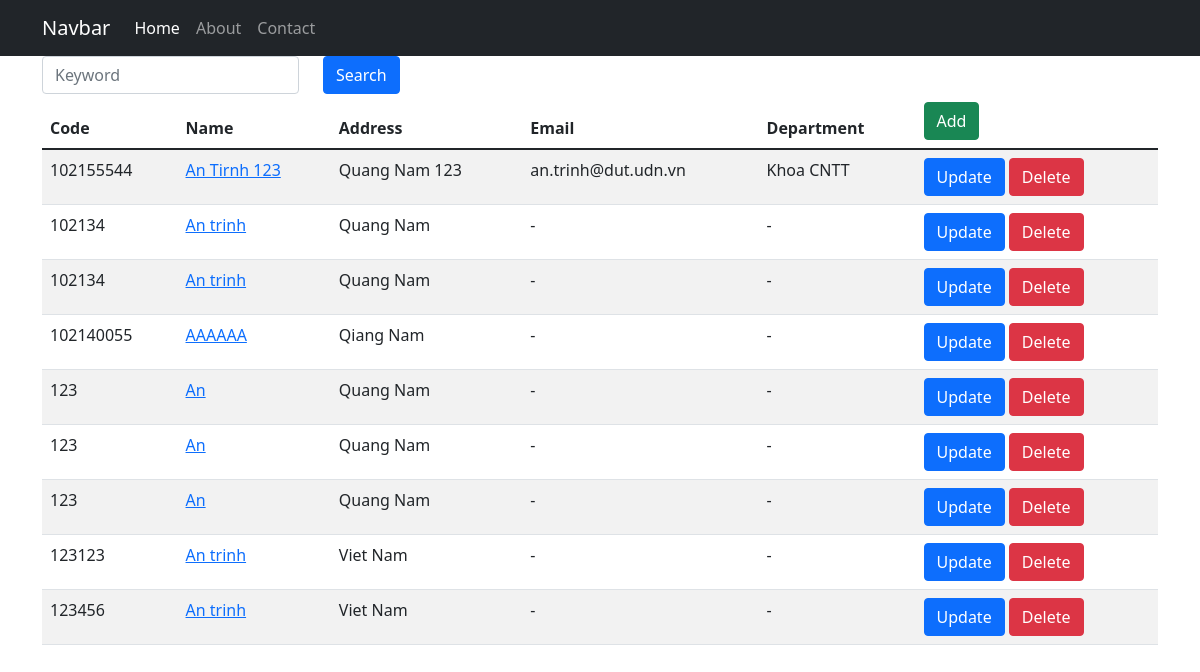
The page /students/ on the database its author committed.
### students/models.py (models this page shows)
class Student(models.Model):
    code = models.TextField(max_length=10)
    name = models.TextField(max_length=255)
    address = models.TextField(blank=True, null=True)
    age = models.IntegerField(default=25)
    gender = models.BooleanField(default=True)
    email = models.TextField(blank=False, null=True)
    department = models.ForeignKey(
        Department,
        on_delete=models.CASCADE,
        blank=False,
        null=True)
    def get_absolute_url(self):
        return reverse("detail", kwargs={"id": self.id})

class Department(models.Model):
    name = models.TextField(max_length=256)
    def __str__(self) -> str:
        return f'{ self.name }'

### students/views.py (the view)
# urls.py: path('', list_view, name='list'),
def list_view(request):
    keyword = request.GET.get('keyword')
    if keyword:
        students = Student.objects.filter(code=keyword)
    else:
        students = Student.objects.all()
    students = Student.objects.all()
    context = {
        'students': students,
        'keyword':keyword
    }
    return render(request, 'list.html', context)

### students/templates/list.html
{% extends 'base.html' %}
{% block content %}
<form class="form">
    <div class="row">
        <div class="col-auto">
            <input type="text" name="keyword" placeholder="Keyword" class="form-control">
        </div>
        <div class="col-auto">
            <input type="submit" name="search" class="btn btn-primary" value="Search">
        </div>
    </div>
</form>
<table class="table table-striped table-hover">
    <thead>
        <th>Code</th>
        <th>Name</th>
        <th>Address</th>
        <th>Email</th>
        <th>Department</th>
        <th><a href="{% url 'create' %}" class="btn btn-success">Add</a></th>
    </thead>
    <tbody>
        {% for student in students %}
        <tr>
            <td>{{ student.code }}</td>
            <td>
                <a href="{{ student.get_absolute_url }}">{{ student.name }}</a>
            </td>
            <td>{{ student.address }}</td>
            <td>{{ student.email | default:'-'}}</td>
            <td>{{ student.department | default:'-'}}</td>
            <td>
                <a href="{% url 'update' student.id %}" class="btn btn-primary">Update</a>
                <a href="{% url 'delete' student.id %}" class="btn btn-danger">Delete</a>
            </td>
        </tr>
        {% endfor %}
    </tbody>
</table>
{% endblock %}

### templates/base.html (shortened to what this page needs)
<!DOCTYPE html>
<html lang="en">
  <head>
    <link
      href="https://cdn.jsdelivr.net/npm/bootstrap@5.1.3/dist/css/bootstrap.min.css"
      rel="stylesheet"
    />
  </head>
  <body>
    {% include 'navbar.html' %}
    <div class="container">
        {% block content %} replace me! {% endblock %}
    </div>
  </body>
</html>

### pages/templates/navbar.html (shortened to what this page needs)
<nav class="navbar navbar-expand-lg navbar-dark bg-dark">
  <div class="container">
    <a class="navbar-brand" href="#">Navbar</a>
    <div class="collapse navbar-collapse" id="navbarSupportedContent">
      <ul class="navbar-nav me-auto mb-2 mb-lg-0">
        <li class="nav-item">
          <a class="nav-link active" aria-current="page" href="/">Home</a>
        </li>
        <li class="nav-item">
          <a class="nav-link" href="/about">About</a>
        </li>
        <li class="nav-item">
          <a class="nav-link" href="/contact">Contact</a>
        </li>
      </ul>
    </div>
  </div>
</nav>

### rows shown on the page
Student: code "102155544", name "An Tirnh 123", address "Quang Nam 123", email "an.trinh@dut.udn.vn", department "Khoa CNTT"
Student: code "102134", name "An trinh", address "Quang Nam", email "-", department "-"
Student: code "102134", name "An trinh", address "Quang Nam", email "-", department "-"
Student: code "102140055", name "AAAAAA", address "Qiang Nam", email "-", department "-"
Student: code "123", name "An", address "Quang Nam", email "-", department "-"
Student: code "123", name "An", address "Quang Nam", email "-", department "-"
Student: code "123", name "An", address "Quang Nam", email "-", department "-"
Student: code "123123", name "An trinh", address "Viet Nam", email "-", department "-"
Student: code "123456", name "An trinh", address "Viet Nam", email "-", department "-"
